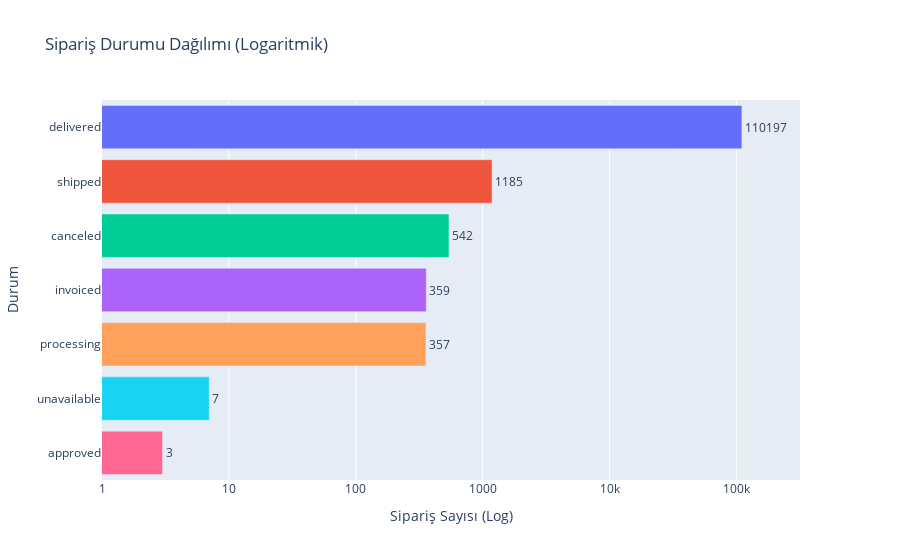

Here is the notebook cell this chart was saved with:
### Markdown cell above
### 🛠️ Eksik Veri Stratejisi (Karar Anı)

1.  **Teslimat Tarihleri (2454 eksik):** Bunlar henüz teslim edilmemiş veya iptal edilmiş siparişler. **Lojistik Modülü** için sadece teslim edilmiş (`delivered`) siparişleri kullanacağız, bu yüzden bu eksikler sorun değil (filtrelenecek).
2.  **Ürün Bilgileri (1603 eksik):** Kategori veya boyut bilgisi olmayan ürünler. Bunları **Growth Modülü** için "Unknown" olarak dolduracağız veya analizden çıkaracağız.
3.  **Boyutlar (18 eksik):** Çok az olduğu için bu satırları eğitim setinden çıkarabiliriz.

### Code cell
# 2. Sipariş Durumu (Bar Chart - Final Düzeltme)
status_counts = (
    master_df.group_by("order_status")
    .len()
    .sort("len", descending=True)
    .to_pandas()
)

fig = px.bar(status_counts, x='len', y='order_status', 
             orientation='h', 
             title='Sipariş Durumu Dağılımı (Logaritmik)',
             text='len',
             color='order_status')

# Logaritmik eksen ayarları
# range=[0, 5.5] -> 10^5.5 ≈ 316,000 (Yazıların sığması için yeterli alan)
# dtick=1 -> Sadece 10'un ana kuvvetlerini göster (10, 100, 1k...)
fig.update_xaxes(type="log", title="Sipariş Sayısı (Log)", range=[0, 5.5], dtick=1)
fig.update_yaxes(title="Durum")

fig.update_layout(showlegend=False, margin=dict(r=100))
fig.update_traces(textposition='outside')
fig.show()

### Figure 1 — Plotly figure (JSON) as saved in the notebook; plotly's stock layout.template omitted (floating-point values rounded to 4 significant figures)
{"data": [{"hovertemplate": "order_status=%{y}<br>len=%{text}<extra></extra>", "legendgroup": "delivered", "marker": {"color": "#636efa", "pattern": {"shape": ""}}, "name": "delivered", "orientation": "h", "showlegend": true, "text": [110200.0], "textposition": "outside", "type": "bar", "x": [110197], "xaxis": "x", "y": ["delivered"], "yaxis": "y"}, {"hovertemplate": "order_status=%{y}<br>len=%{text}<extra></extra>", "legendgroup": "shipped", "marker": {"color": "#EF553B", "pattern": {"shape": ""}}, "name": "shipped", "orientation": "h", "showlegend": true, "text": [1185.0], "textposition": "outside", "type": "bar", "x": [1185], "xaxis": "x", "y": ["shipped"], "yaxis": "y"}, {"hovertemplate": "order_status=%{y}<br>len=%{text}<extra></extra>", "legendgroup": "canceled", "marker": {"color": "#00cc96", "pattern": {"shape": ""}}, "name": "canceled", "orientation": "h", "showlegend": true, "text": [542.0], "textposition": "outside", "type": "bar", "x": [542], "xaxis": "x", "y": ["canceled"], "yaxis": "y"}, {"hovertemplate": "order_status=%{y}<br>len=%{text}<extra></extra>", "legendgroup": "invoiced", "marker": {"color": "#ab63fa", "pattern": {"shape": ""}}, "name": "invoiced", "orientation": "h", "showlegend": true, "text": [359.0], "textposition": "outside", "type": "bar", "x": [359], "xaxis": "x", "y": ["invoiced"], "yaxis": "y"}, {"hovertemplate": "order_status=%{y}<br>len=%{text}<extra></extra>", "legendgroup": "processing", "marker": {"color": "#FFA15A", "pattern": {"shape": ""}}, "name": "processing", "orientation": "h", "showlegend": true, "text": [357.0], "textposition": "outside", "type": "bar", "x": [357], "xaxis": "x", "y": ["processing"], "yaxis": "y"}, {"hovertemplate": "order_status=%{y}<br>len=%{text}<extra></extra>", "legendgroup": "unavailable", "marker": {"color": "#19d3f3", "pattern": {"shape": ""}}, "name": "unavailable", "orientation": "h", "showlegend": true, "text": [7.0], "textposition": "outside", "type": "bar", "x": [7], "xaxis": "x", "y": ["unavailable"], "yaxis": "y"}, {"hovertemplate": "order_status=%{y}<br>len=%{text}<extra></extra>", "legendgroup": "approved", "marker": {"color": "#FF6692", "pattern": {"shape": ""}}, "name": "approved", "orientation": "h", "showlegend": true, "text": [3.0], "textposition": "outside", "type": "bar", "x": [3], "xaxis": "x", "y": ["approved"], "yaxis": "y"}], "layout": {"barmode": "relative", "legend": {"title": {"text": "order_status"}, "tracegroupgap": 0}, "margin": {"r": 100}, "showlegend": false, "title": {"text": "Sipariş Durumu Dağılımı (Logaritmik)"}, "xaxis": {"anchor": "y", "domain": [0, 1], "dtick": 1, "range": [0, 5.5], "title": {"text": "Sipariş Sayısı (Log)"}, "type": "log"}, "yaxis": {"anchor": "x", "categoryarray": ["approved", "unavailable", "processing", "invoiced", "canceled", "shipped", "delivered"], "categoryorder": "array", "domain": [0, 1], "title": {"text": "Durum"}}}}
